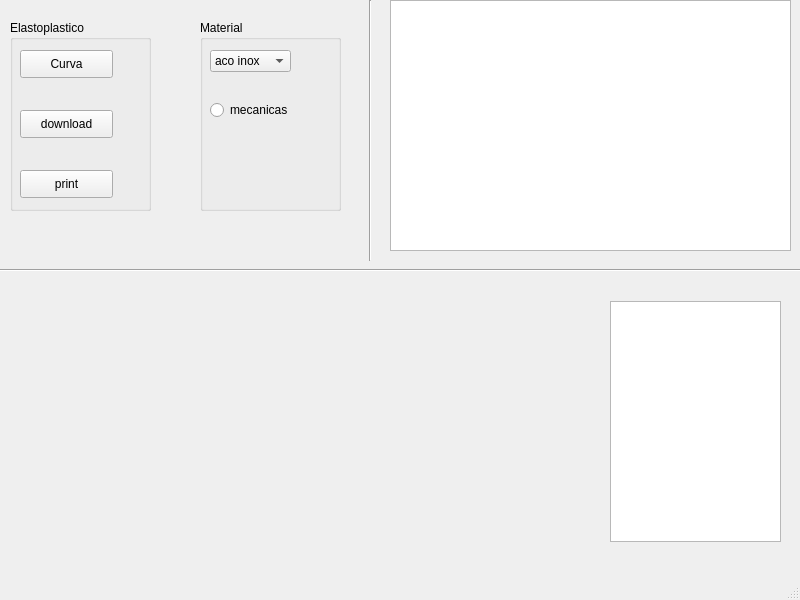
<?xml version="1.0" encoding="UTF-8"?>
<ui version="4.0">
 <class>MainWindow</class>
 <widget class="QMainWindow" name="MainWindow">
  <property name="geometry">
   <rect>
    <x>0</x>
    <y>0</y>
    <width>800</width>
    <height>600</height>
   </rect>
  </property>
  <property name="windowTitle">
   <string>MainWindow</string>
  </property>
  <widget class="QWidget" name="centralwidget">
   <widget class="QGroupBox" name="Elastoplastico">
    <property name="geometry">
     <rect>
      <x>10</x>
      <y>20</y>
      <width>141</width>
      <height>191</height>
     </rect>
    </property>
    <property name="title">
     <string>Elastoplastico</string>
    </property>
    <widget class="QPushButton" name="btn1">
     <property name="geometry">
      <rect>
       <x>10</x>
       <y>30</y>
       <width>93</width>
       <height>28</height>
      </rect>
     </property>
     <property name="text">
      <string>Curva</string>
     </property>
    </widget>
    <widget class="QPushButton" name="btn3">
     <property name="geometry">
      <rect>
       <x>10</x>
       <y>150</y>
       <width>93</width>
       <height>28</height>
      </rect>
     </property>
     <property name="text">
      <string>print</string>
     </property>
    </widget>
    <widget class="QPushButton" name="btn2">
     <property name="geometry">
      <rect>
       <x>10</x>
       <y>90</y>
       <width>93</width>
       <height>28</height>
      </rect>
     </property>
     <property name="text">
      <string>download</string>
     </property>
    </widget>
   </widget>
   <widget class="Line" name="line">
    <property name="geometry">
     <rect>
      <x>0</x>
      <y>260</y>
      <width>801</width>
      <height>20</height>
     </rect>
    </property>
    <property name="orientation">
     <enum>Qt::Horizontal</enum>
    </property>
   </widget>
   <widget class="Line" name="line_2">
    <property name="geometry">
     <rect>
      <x>360</x>
      <y>0</y>
      <width>20</width>
      <height>261</height>
     </rect>
    </property>
    <property name="orientation">
     <enum>Qt::Vertical</enum>
    </property>
   </widget>
   <widget class="QGraphicsView" name="graphicsView">
    <property name="geometry">
     <rect>
      <x>390</x>
      <y>0</y>
      <width>401</width>
      <height>251</height>
     </rect>
    </property>
   </widget>
   <widget class="QTextBrowser" name="textBrowser">
    <property name="geometry">
     <rect>
      <x>610</x>
      <y>301</y>
      <width>171</width>
      <height>241</height>
     </rect>
    </property>
   </widget>
   <widget class="QGroupBox" name="groupBox">
    <property name="geometry">
     <rect>
      <x>200</x>
      <y>20</y>
      <width>141</width>
      <height>191</height>
     </rect>
    </property>
    <property name="title">
     <string>Material</string>
    </property>
    <widget class="QComboBox" name="Material">
     <property name="geometry">
      <rect>
       <x>10</x>
       <y>30</y>
       <width>81</width>
       <height>22</height>
      </rect>
     </property>
     <item>
      <property name="text">
       <string>aco inox</string>
      </property>
     </item>
     <item>
      <property name="text">
       <string>aco carbono</string>
      </property>
     </item>
     <item>
      <property name="text">
       <string>aluminio</string>
      </property>
     </item>
    </widget>
    <widget class="QRadioButton" name="radioButton">
     <property name="geometry">
      <rect>
       <x>10</x>
       <y>80</y>
       <width>95</width>
       <height>20</height>
      </rect>
     </property>
     <property name="text">
      <string>mecanicas</string>
     </property>
    </widget>
   </widget>
  </widget>
  <widget class="QMenuBar" name="menubar">
   <property name="geometry">
    <rect>
     <x>0</x>
     <y>0</y>
     <width>800</width>
     <height>26</height>
    </rect>
   </property>
  </widget>
  <widget class="QStatusBar" name="statusbar"/>
 </widget>
 <resources/>
 <connections/>
</ui>
